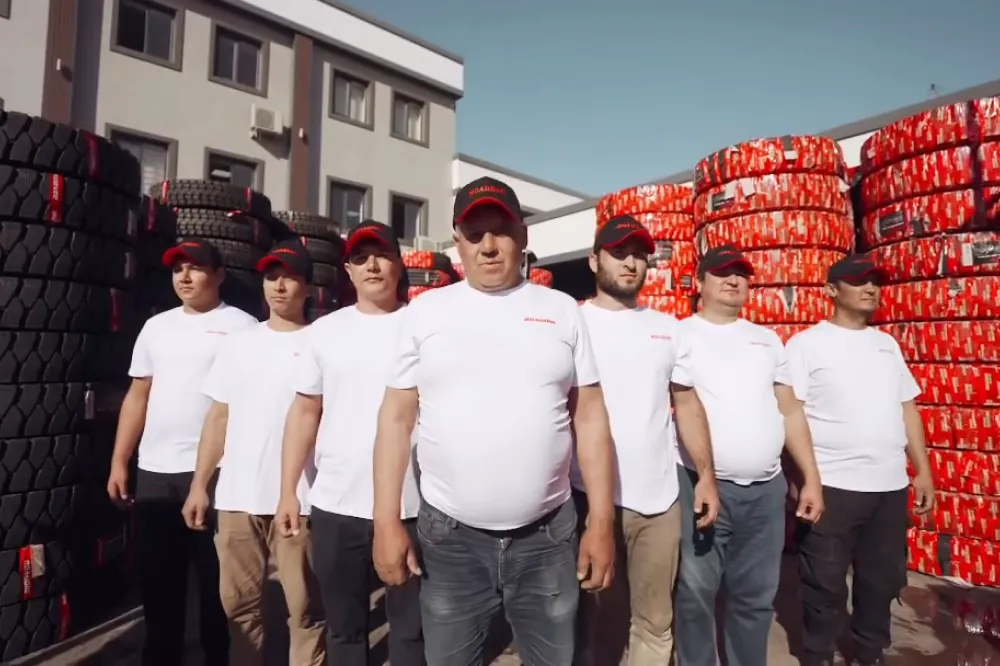
#> input picture assets/img/company/team.webp, 1000 x 666 px
$ python cutout.py ../assets/img/company/team.webp ../assets/img/company/warehouse.webp ../assets/img/company/warehouse.webp 5 5 1.0
#> lines starting #> are read from the running program, lines starting #| are printed output that depends on the picture; after the words box and inside, x2 and y2 are one past the last pixel; in counts of white or black regions, pixels touching at a corner belong together
"""Вырезает объект со студийного фона (белого или чёрного) и сохраняет WebP с прозрачностью.

usage: cutout.py in.png out.webp white|black target_h [quality] [thr]
"""
import sys
import numpy as np
from PIL import Image
from scipy import ndimage as ndi

src, dst, bgkind, target_h = sys.argv[1], sys.argv[2], sys.argv[3], int(sys.argv[4])
quality = int(sys.argv[5]) if len(sys.argv) > 5 else 80
thr = float(sys.argv[6]) if len(sys.argv) > 6 else (0.62 if bgkind == 'white' else 40)

im = np.asarray(Image.open(src).convert('RGB')).astype(np.float32)
h, w, _ = im.shape
#> h = 666; w = 1000
L = im @ np.array([0.299, 0.587, 0.114], dtype=np.float32)
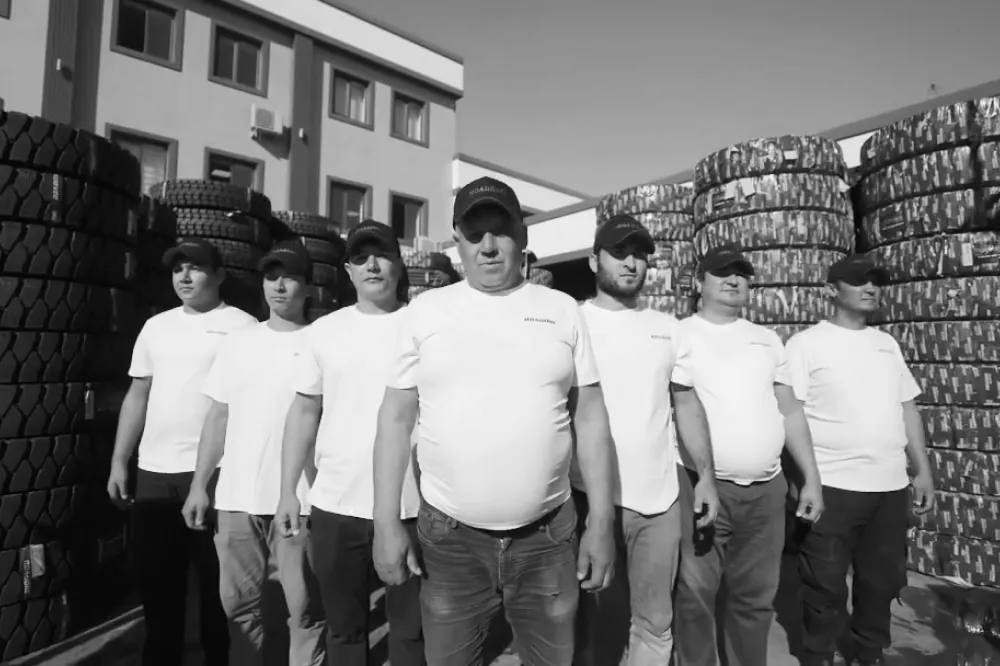
#> L: shape (666, 1000) float32; min 0.94, max 252.6, mean 117.4
chroma = im.max(2) - im.min(2)
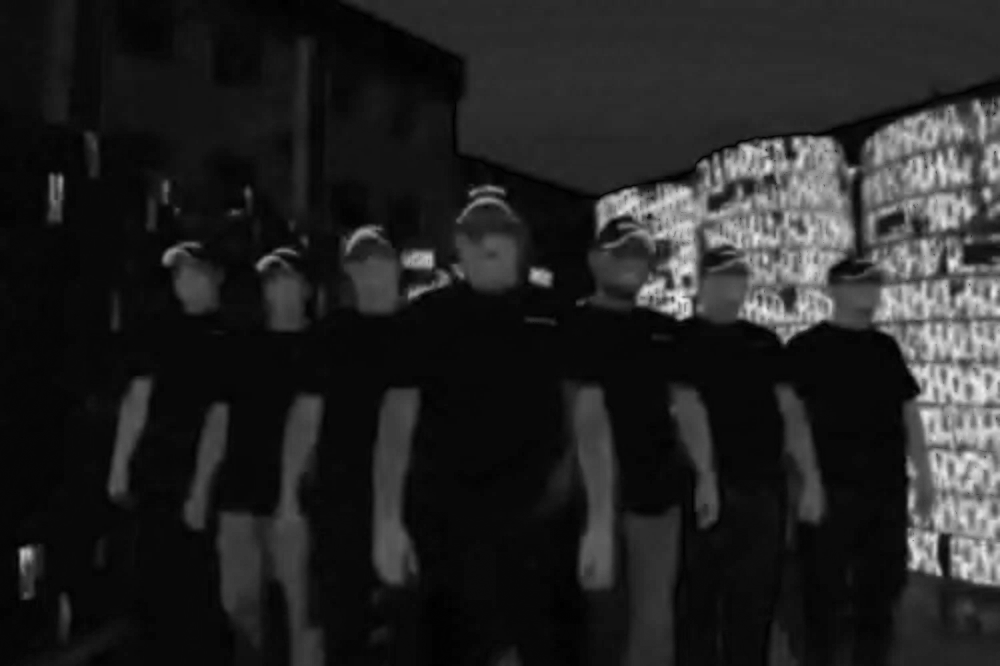
#> chroma: shape (666, 1000) float32; min 0, max 239, mean 35.4

# фон — плавный градиент: аппроксимируем яркость краёв кадра квадратичной поверхностью
yy, xx = np.mgrid[0:h, 0:w].astype(np.float32)
b = 24
border = np.zeros((h, w), bool); border[:b] = border[-b:] = True; border[:, :b] = border[:, -b:] = True
def design(x, y):
    x = x / w; y = y / h
    return np.stack([np.ones_like(x), x, y, x * x, y * y, x * y], -1)
coef, *_ = np.linalg.lstsq(design(xx[border], yy[border]), L[border], rcond=None)
#> coef = [101.1, 108.9, -163.9, -80.37, 82.12, 24.38]
B = design(xx, yy) @ coef
#> in design (call 2), `x = x / w`:
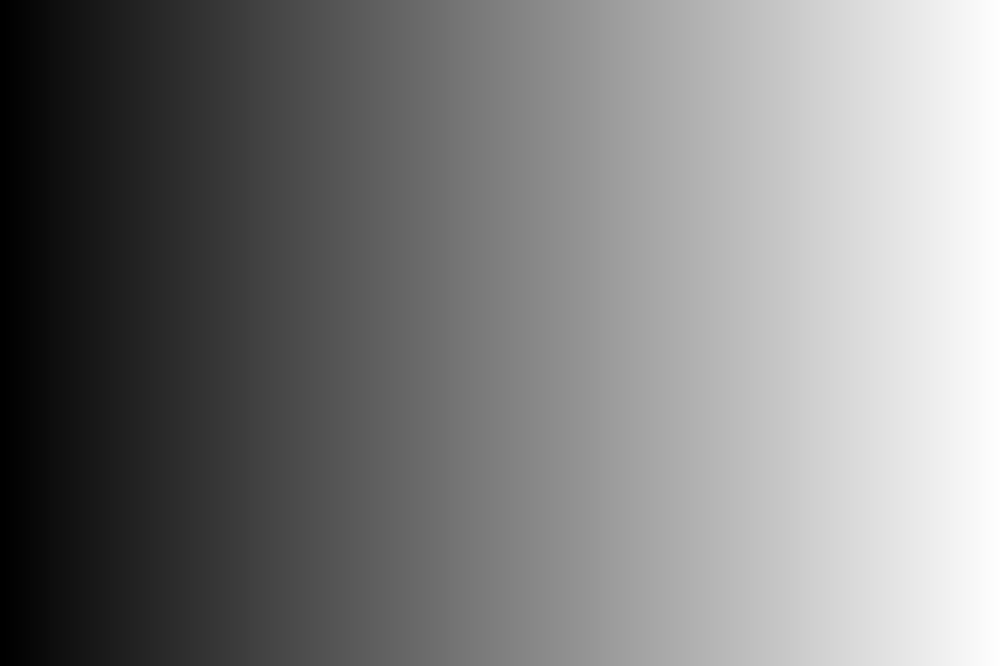
#> x: shape (666, 1000) float32; min 0, max 0.999, mean 0.5
#> in design (call 2), `y = y / h`:
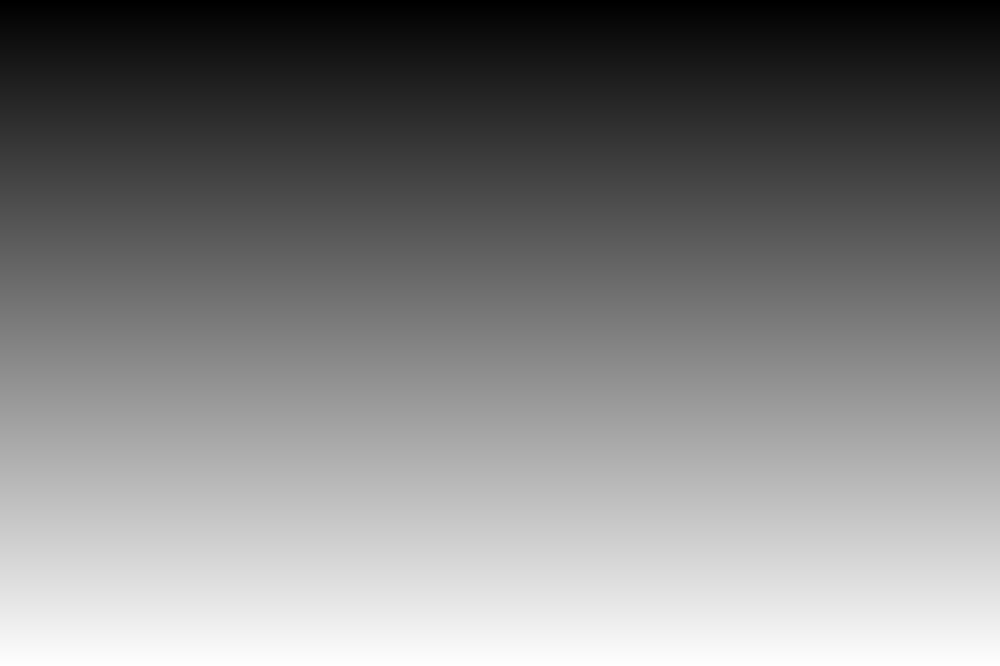
#> y: shape (666, 1000) float32; min 0, max 0.998, mean 0.499
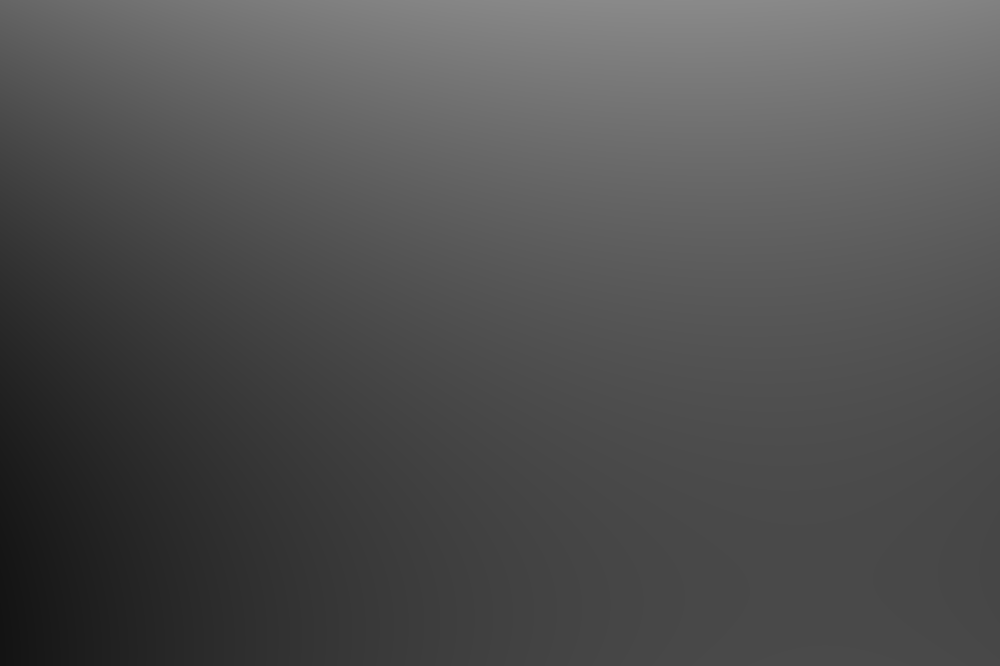
#> B: shape (666, 1000) float32; min 19.28, max 138, mean 80.3

if bgkind == 'white':
    # очень светлые пиксели — фон даже с оттенком (розовые отражения диска на «полу»)
    bglike = ((chroma < 24) & (L > thr * B)) | (L > 0.86 * B)
else:
    bglike = (chroma < 24) & (L < thr)
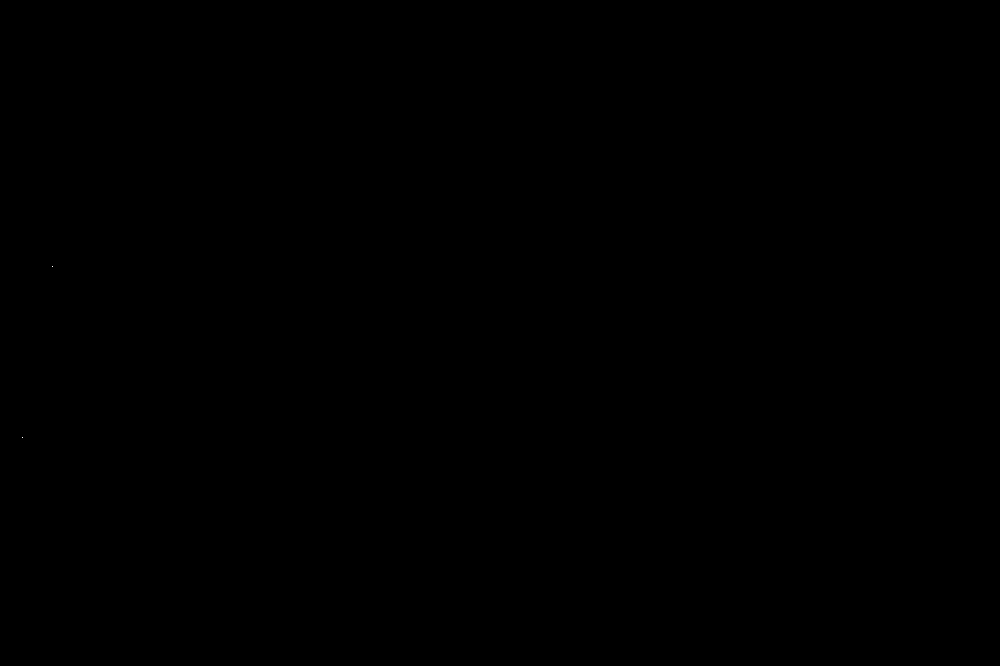
#> bglike: shape (666, 1000) bool; 0% white in thin lines or dots, all inside (x1, y1, x2, y2) = (22, 266, 53, 438)

# фон = «фоновые» пиксели, связанные с краем кадра (внутренние блики/отверстия не трогаем)
lab, n = ndi.label(bglike)
#> lab: shape (666, 1000) int32; 3 distinct labels, from 0 to 2
#> n = 2
edge_labels = np.unique(np.concatenate([lab[0], lab[-1], lab[:, 0], lab[:, -1]]))
#> edge_labels = [0]
bg = np.isin(lab, edge_labels[edge_labels > 0])
#> bg: shape (666, 1000) bool; every value is 0
core = ~bg
#> core: shape (666, 1000) bool; every value is 1

# оставляем только самый крупный объект; «открытие» рвёт тонкие перемычки к мелким артефактам
opened = ndi.binary_opening(core, iterations=4)
#> opened: shape (666, 1000) bool; 100% white; 4 black regions (4 under 20 px)
lab2, n2 = ndi.label(opened)
#> lab2: shape (666, 1000) int32; values 0 (black) and 1 (white), 100% white; 4 black regions (4 under 20 px)
#> n2 = 1
if n2 >= 1:
    sizes = ndi.sum(opened, lab2, range(1, n2 + 1))
#> sizes = [665960]
    main = lab2 == (1 + int(np.argmax(sizes)))
    core = core & ndi.binary_dilation(main, iterations=5)

# альфа: ядро = 1, кромка шириной ~2.5px — по смешиванию с фоном, дальше (тень на полу) = 0
dist = ndi.distance_transform_edt(~core)
#> dist: shape (666, 1000) float64; every value is 0
near = (dist > 0) & (dist <= 2.5)
alpha = core.astype(np.float32)
#> alpha: shape (666, 1000) float32; every value is 1
rgb = im.copy()
if bgkind == 'white':
    a_edge = np.clip((B - L) / np.maximum(B, 1), 0, 1)
    alpha[near] = a_edge[near]
    rgb[near] = rgb[near] * 0.35  # кромка шины — тёмная, убираем светлый ореол
else:
    a_edge = np.clip((L - 10) / 50, 0, 1)
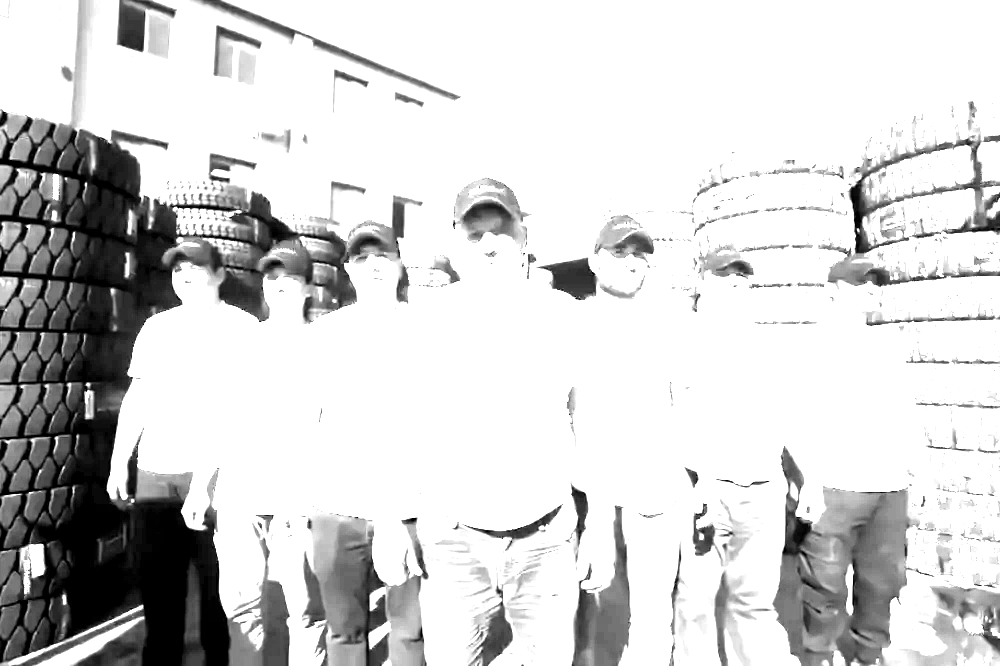
#> a_edge: shape (666, 1000) float32; min 0, max 1, mean 0.824
    alpha[near] = a_edge[near]
    rgb[near] = np.clip(rgb[near] / np.maximum(a_edge[near], 0.05)[:, None], 0, 255)
alpha = ndi.gaussian_filter(alpha, 0.6) * (dist <= 3)

# шины: мягкое затухание в самом низу — убирает контактную тень на «полу», шина «садится» на CSS-тень
if bgkind == 'white':
    ys_a = np.where(alpha.max(1) > 0.5)[0]
    yb, yt = ys_a.max(), ys_a.min()
    span = yb - yt
    f0, f1 = yb - 0.06 * span, yb - 0.012 * span
    fade = np.clip((f1 - yy[:, :1]) / (f1 - f0), 0, 1)
    fade = fade * fade * (3 - 2 * fade)
    alpha = alpha * fade

# обрезка по объекту
ys, xs = np.where(alpha > 0.02)
pad = 6
y0, y1 = max(ys.min() - pad, 0), min(ys.max() + pad + 1, h)
#> y0 = 0; y1 = 666
x0, x1 = max(xs.min() - pad, 0), min(xs.max() + pad + 1, w)
#> x0 = 0; x1 = 1000
rgba = np.dstack([rgb, alpha * 255]).clip(0, 255).astype(np.uint8)[y0:y1, x0:x1]

out = Image.fromarray(rgba, 'RGBA').convert('RGBa')  # ресайз в премультиплицированном виде — без ореолов
scale = target_h / out.height
#> scale = 0.00751
if scale < 1:
    out = out.resize((round(out.width * scale), target_h), Image.LANCZOS)
out = out.convert('RGBA')
out.save(dst, 'WEBP', quality=quality, method=6, alpha_quality=90)
print(dst.split('\\')[-1], out.size, round(__import__('os').path.getsize(dst) / 1024), 'KB')
#| ../assets/img/company/warehouse.webp (8, 5) 0 KB
